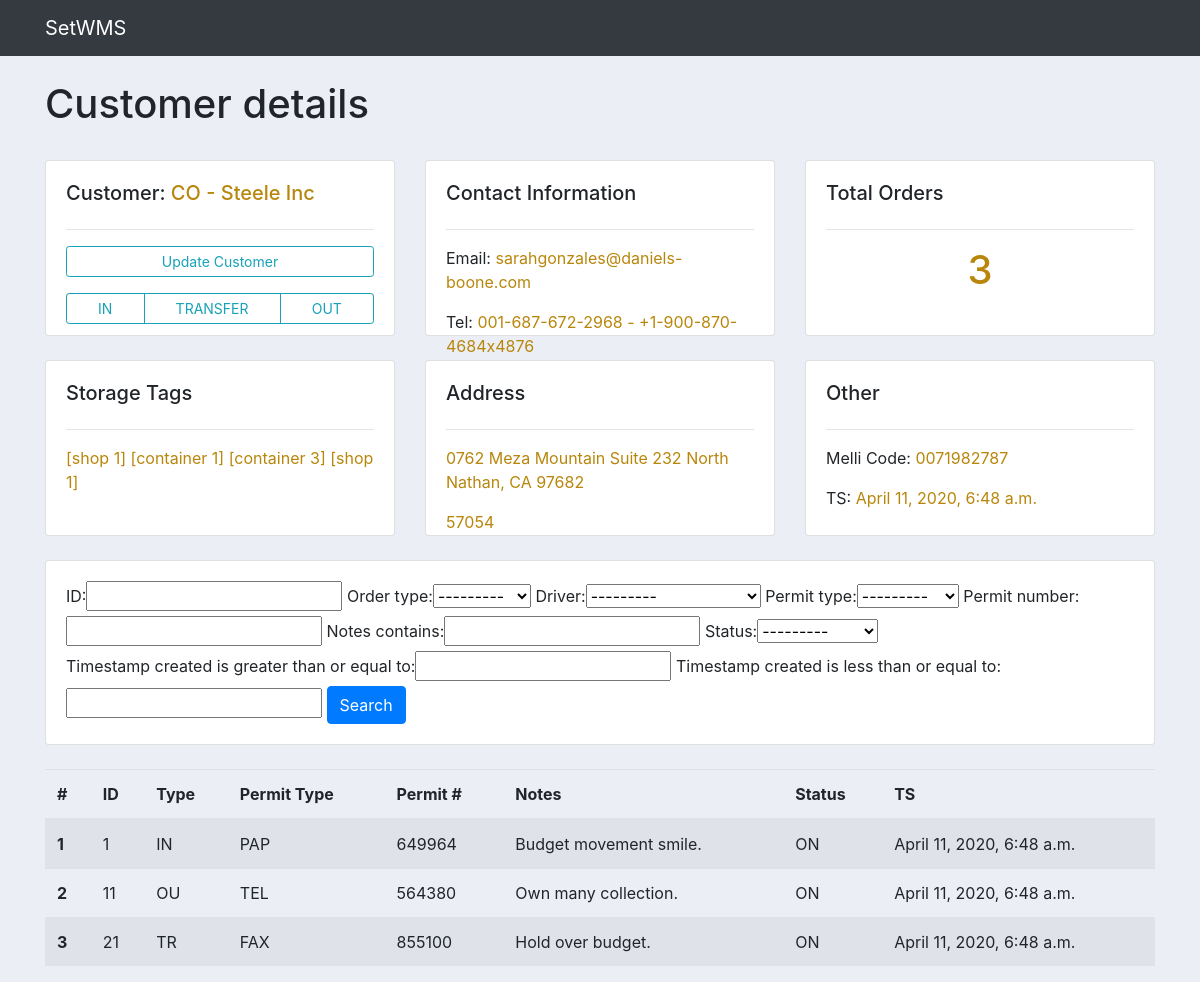
Page /set_app/customers/1/ on the committed database.
### set_app/models.py (models this page shows, shortened)
class Customer(models.Model):
	INDIVIDUAL = 'IN'
	COMPANY = 'CO'
	OTHER = 'OT'
	ENTITY_TYPE_CHOICES = [
		(INDIVIDUAL, 'Individual'),
		(COMPANY, 'Company'),
		(OTHER, 'Other'),
	]
	entity_type = models.CharField(
		max_length=2,
		choices=ENTITY_TYPE_CHOICES,
		default=INDIVIDUAL,
	)
	first_name = models.CharField(max_length=256, default="first name", blank=True)
	last_name = models.CharField(max_length=256, default="last name", blank=True)
	company_name = models.CharField(max_length=256, default="company name", blank=True)
	melli_code = models.CharField(max_length=10, default=0, validators=[NUMERIC])
	tel1 = models.CharField(max_length=256, default="XXXXXXXX")
	tel2 = models.CharField(max_length=256, default="XXXXXXXX", blank=True)
	email = models.EmailField()
	address = models.CharField(max_length=512, default="address")
	postcode = models.CharField(max_length=10, default="XXXXXXXXXX")
	storage_tags = models.ManyToManyField(StorageTag)
	timestamp_created = models.DateTimeField(auto_now_add=True)
	warehouse = models.ForeignKey(Warehouse, related_name='customers', on_delete=models.CASCADE, default=DEFAULT_WH_ID)
	def __str__(self):
		if self.entity_type == self.INDIVIDUAL:
			return self.entity_type + " - " + self.first_name + " " + self.last_name
		elif self.entity_type == self.COMPANY:
			return self.entity_type + " - " + self.company_name
		else:
			return "Customer __str__ ERROR!"

class StorageTag(models.Model):
	name = models.CharField(max_length=256, default="Storage Tag Name")
	def __str__(self):
		return self.name

class Driver(models.Model):
	melli_code = models.CharField(max_length=10, default=0, validators=[NUMERIC])
	first_name = models.CharField(max_length=256, default="first name", blank=True)
	last_name = models.CharField(max_length=256, default="last name", blank=True)
	driver_code = models.CharField(max_length=20, default=0, validators=[NUMERIC])
	tel1 = models.CharField(max_length=256, default="XXXXXXXX")
	number_plate_1 = models.CharField(max_length=3, default=000, validators=[NUMERIC])
	persian_letters = (
		('الف', 'الف'), ('ب', 'ب'), ('پ', 'پ'), ('ت', 'ت'), ('ث', 'ث'),
		('ج', 'ج'), ('چ', 'چ'), ('ح', 'ح'), ('خ', 'خ'), ('د', 'د'),
		('ذ', 'ذ'), ('ر', 'ر'), ('ز', 'ز'), ('ژ', 'ژ'), ('س', 'س'),
		('ش', 'ش'), ('ص', 'ص'), ('ض', 'ض'), ('ط', 'ط'), ('ظ', 'ظ'),
		('ع', 'ع'), ('غ', 'غ'), ('ف', 'ف'), ('ک', 'ک'), ('گ', 'گ'),
		('ل', 'ل'), ('م', 'م'), ('ن', 'ن'), ('و', 'و'), ('ه', 'ه'),
		('ی', 'ی'))
	number_plate_letter = models.CharField(max_length=3, default='الف', choices=persian_letters)
	number_plate_2 = models.CharField(max_length=2, default=00, validators=[NUMERIC])
	number_plate_iran = models.CharField(max_length=2, default=00, validators=[NUMERIC])
	truck_sizes = (
		('MOT', 'Motorbike - موتور'),
		('CAR', 'Car - سواری'), ('VAN', 'Vanet peykan - وانت پیکان'), ('NIS', 'Nissan - نیسان'),
		('ISU', 'ISUZU - ایسوزو'), ('KHA', 'KHAVAR - خاور'), ('BUD', 'BUDSAN - بادسان'),
		('TAK', 'TAK - تک'), ('JOF', 'JOFT - جفت'), ('20F', '20 Foot container - کانتینر ۲۰ فوت'),
		('40F', '40 Foot container - کانتینر ۴۰ فوت'), ('40H', '40 Foot HIGH container  - کانتینر ۴۰ فوت های'),
		('FBT', 'Flat bed trailer - تریلی کفی'),
		('SRT', 'Side raised trailer - تریلی بغلدار'), ('TRT', 'Transit trailer  - تریلی ترانزیتی')
	)
	truck_size = models.CharField(max_length=100, choices=truck_sizes, default='ON')
	timestamp_created = models.DateTimeField(auto_now_add=True)
	def __str__(self):
		return self.first_name + " " + self.last_name

class Order(models.Model):
	sys_order_no = models.PositiveIntegerField()
	warehouse = models.ForeignKey(Warehouse, on_delete=models.SET_NULL, null=True, default=DEFAULT_WH_ID)
	customer = models.ForeignKey(Customer, on_delete=models.SET_NULL, null=True, related_name='orders')
	order_choices = (('IN', 'Inbound'), ('OU', 'Outbound'), ('TR', 'Transfer '))
	order_type = models.CharField(max_length=10, choices=order_choices, default='ON', null=False)
	permit_choices = (('PAP', 'Paper'), ('FAX', 'Fax'), ('EMA', 'Email'), ('TEL', 'Telephone'))
	permit_type = models.CharField(max_length=10, choices=permit_choices, default='ON', null=False)
	permit_number = models.CharField(max_length=30, default="0", blank=False, unique=False, null=True)
	notes = models.TextField(max_length=2048, default="some notes", blank=True)
	origin_destination = models.CharField(max_length=30, default="0", blank=False, null=True)
	billway_number = models.CharField(max_length=30, default="0", blank=False, unique=False, null=True)
	transport_company = models.CharField(max_length=256, default="company name", blank=True)
	sender_receiver = models.CharField(max_length=50, default="0", blank=False, unique=False, null=True)
	receiving_customer = models.ForeignKey(Customer, on_delete=models.SET_NULL, null=True,
	                                       related_name='receiving_customer')  # used only for transfer
	status_choices = (('OFF', 'Off - inactive'), ('ON', 'On - active'))
	status = models.CharField(max_length=20, choices=status_choices, default='ON')
	timestamp_created = models.DateTimeField(auto_now_add=True)
	driver = models.ForeignKey(Driver, on_delete=models.SET_NULL, null=True)

### set_app/views.py (the view)
# urls.py: path('customers/<int:pk>/', views.CustomerMorDetailView, name='customer_more_detail'),
def CustomerMorDetailView(request, pk):
	customer = Customer.objects.get(id=pk)
	orders = customer.orders.all()
	total_orders = orders.count()
	customer_name = customer.__str__
	myFilter = OrderFilter(request.GET,queryset=orders)
	orders = myFilter.qs
	context = {'customer':customer, 'orders':orders, 'total_orders':total_orders, 'customer_name':customer_name,'myfilter':myFilter}
	return render(request, 'set_app/customer_more_detail.html', context)

### set_app/templates/set_app/customer_more_detail.html (shortened to what this page needs)
{% extends "set_app/set_app_base.html" %}
{% block body_block %}
    <br>
    <h1>Customer details</h1>
    <br>
    <div class="row">
        <div class="col-md">
            <div class="card card-body" style="height: 11rem;">
                <h5>Customer: <span style="color:darkgoldenrod">{{ customer_name }}</span></h5>
                <hr>
                <a class="btn btn-outline-info btn-sm btn-block"
                   href="{% url 'set_app:customer_update' pk=customer.id %}">Update Customer</a>
                <div class="btn-group btn-group-sm" role="group">
                    <a type="button" class="btn btn-outline-info"
                       href={% url 'set_app:order_in_create' pk=customer.id ot='IN' %}>IN</a>
                    <a type="button" class="btn btn-outline-info"
                       href={% url 'set_app:order_in_create' pk=customer.id ot='TR' %}>TRANSFER</a>
                    <a type="button" class="btn btn-outline-info"
                       href={% url 'set_app:order_in_create' pk=customer.id ot='OU' %}>OUT</a>
                </div>
            </div>
        </div>
        <div class="col-md">
            <div class="card card-body" style="height: 11rem;">
                <h5>Contact Information</h5>
                <hr>
                <p>Email: <span style="color:darkgoldenrod;">{{ customer.email }}</span></p>
                <p>Tel: <span style="color:darkgoldenrod;">{{ customer.tel1 }} - {{ customer.tel2 }}</span></p>
            </div>
        </div>
        <div class="col-md">
            <div class="card card-body" style="height: 11rem;">
                <h5>Total Orders</h5>
                <hr>
                <h1 style="color:darkgoldenrod; text-align:center;">{{ total_orders }}</h1>
            </div>
        </div>
    </div>
    <br>
    <div class="row">
        <div class="col-md">
            <div class="card card-body" style="height: 11rem;">
                <h5>Storage Tags</h5>
                <hr>
                <p style="color:darkgoldenrod;">
                    {% for tag_name in customer.storage_tags.all %}
                        [{{ tag_name }}]
                    {% endfor %}
                </p>
            </div>
        </div>
        <div class="col-md">
            <div class="card card-body" style="height: 11rem;">
                <h5>Address</h5>
                <hr>
                <p style="color:darkgoldenrod;">{{ customer.address }}</p>
                <p style="color:darkgoldenrod;">{{ customer.postcode }}</p>
            </div>
        </div>
        <div class="col-md">
            <div class="card card-body" style="height: 11rem;">
                <h5>Other</h5>
                <hr>
                <p>Melli Code: <span style="color:darkgoldenrod;">{{ customer.melli_code }}</span></p>
                <p>TS: <span style="color:darkgoldenrod;">{{ customer.timestamp_created }}</span></p>
            </div>
        </div>
    </div>
    <br>
    <div class="row">
        <div class="col">
            <div class="card card-body">
                <form method="get">
                    {{ myfilter.form }}
                    <button class="btn btn-primary" type="submit">Search</button>
                </form>
            </div>
        </div>
    </div>
    <br>
    <table class="table table-striped">
        <thead>
        <tr>
            <th scope="col">#</th>
            <th scope="col">ID</th>
            <th scope="col">Type</th>
            <th scope="col">Permit Type</th>
            <th scope="col">Permit #</th>
            <th scope="col">Notes</th>
            <th scope="col">Status</th>
            <th scope="col">TS</th>
        </tr>
        </thead>
        <tbody>
        {% for order in orders %}
            <tr>
                <th scope="row">{{ forloop.counter }}</th>
                <td>{{ order.id }}</td>
                <td>{{ order.order_type }}</td>
                <td>{{ order.permit_type }}</td>
                <td>{{ order.permit_number }}</td>
                <td>{{ order.notes }}</td>
                <td>{{ order.status }}</td>
                <td>{{ order.timestamp_created }}</td>
            </tr>
        {% endfor %}
        </tbody>
    </table>
    </html>
{% endblock %}

### static/css/main.css (style rules this page uses)
body { background-color: #ebeff5; }

### rows in the picture
Customer: entity_type+company_name "CO - Steele Inc", email "sarahgonzales@daniels-boone.com", tel1 "001-687-672-2968", tel2 "+1-900-870-4684x4876", address "0762 Meza Mountain Suite 232 North Nathan, CA 97682", postcode "57054", melli_code "0071982787", timestamp_created "April 11, 2020, 6:48 a.m."
StorageTag: name "shop 1"
StorageTag: name "container 1"
StorageTag: name "container 3"
StorageTag: name "shop 1"
Order: id "1", order_type "IN", permit_type "PAP", permit_number "649964", notes "Budget movement smile.", status "ON", timestamp_created "April 11, 2020, 6:48 a.m."
Order: id "11", order_type "OU", permit_type "TEL", permit_number "564380", notes "Own many collection.", status "ON", timestamp_created "April 11, 2020, 6:48 a.m."
Order: id "21", order_type "TR", permit_type "FAX", permit_number "855100", notes "Hold over budget.", status "ON", timestamp_created "April 11, 2020, 6:48 a.m."

### other values in the picture
{{ total_orders }} "3"
